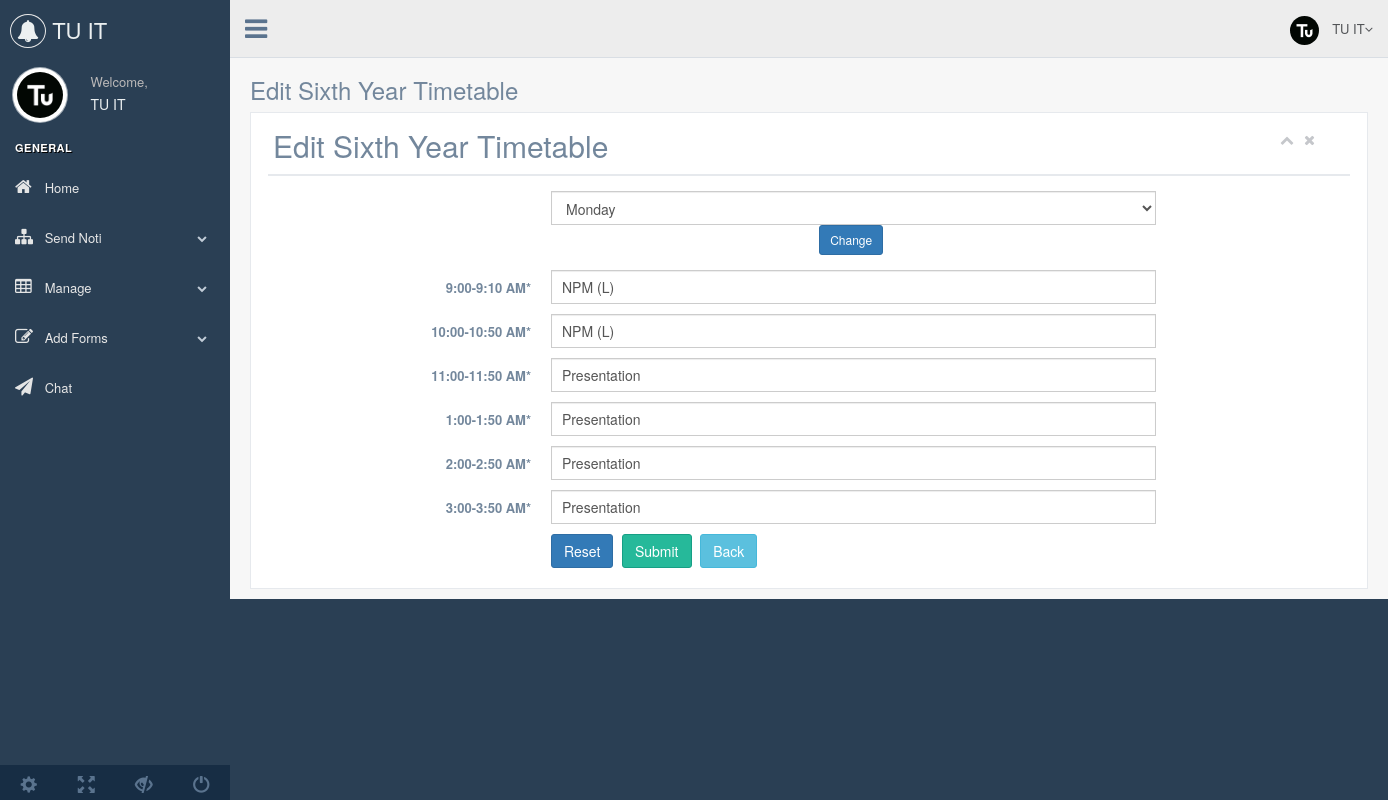
The app's page /admin/editsixthyeartimetable.php (signed in) with its own data.
### tables this page shows
CREATE TABLE `timetable` (
  `timetable_id` int(11) NOT NULL,
  `timetable_year_id` int(11) NOT NULL,
  `timetable_day_id` int(11) NOT NULL,
  `timeone` varchar(255) NOT NULL,
  `timetwo` varchar(255) NOT NULL,
  `timethree` varchar(255) NOT NULL,
  `timefour` varchar(255) NOT NULL,
  `timefive` varchar(255) NOT NULL,
  `timesix` varchar(255) NOT NULL,
  `created_date` datetime NOT NULL,
  `updated_date` datetime NOT NULL
);

### admin/editsixthyeartimetable.php (the view, shortened to what this page needs)
<?php
include('database/connection.php');
include ('includes/header.php');
    if(isset($_POST['change'])) {
      $day = clean($_POST['selectday']);
    $do = $conn->query("SELECT * FROM timetable WHERE timetable_year_id = '6' AND timetable_day_id = '$day'");
    $query = $do->fetch_assoc();
    }else{
    $do = $conn->query("SELECT * FROM timetable WHERE timetable_year_id = '6' AND timetable_day_id = '1'");
    $day = 1;
    $query = $do->fetch_assoc();
    }
?>
  <body class="nav-md">
    <div class="container body">
      <div class="main_container">
          <?php include ('includes/sidebar.php'); ?>
          <?php include('includes/navbar.php'); ?>
           <div class="right_col" role="main">
          <div class="">
            <div class="page-title">
              <div class="title_left">
                <h3>Edit Sixth Year Timetable</h3>
              </div>
            </div>
            <div class="clearfix"></div>
            <div class="row">
              <div class="col-md-12 col-sm-12">
                <div class="x_panel">
                  <div class="x_title">
                    <h2>Edit Sixth Year Timetable</h2>
                    <ul class="nav navbar-right panel_toolbox">
                      <li><a class="collapse-link"><i class="fa fa-chevron-up"></i></a>
                      </li>
                      <li><a class="close-link"><i class="fa fa-close"></i></a>
                      </li>
                    </ul>
                    <div class="clearfix"></div>
                  </div>
                  <div class="x_content">
            <div class="text-center nice">
            <form action="editsixthyeartimetable.php" method="POST">
            <div class="col-md-7 col-xs-12 text-center" style="margin-bottom: 10px;">
                      <select name="selectday" class="form-control col-md-7 col-xs-12">
                          <option value="1" <?php if($day == '1') echo "selected";?>>Monday</option>
                      </select>
                      <button class="btn btn-primary btn-sm" name="change">Change</button>
                </div>
                </form>
              </div>
                  <form class="form-horizontal form-label-left" action="editsixthyeartimetable.php" method="POST">
                  <div class="form-group">
                    <label class="control-label col-md-3" for="timeone">9:00-9:10 AM<span class="required">*</span>
                    </label>
                    <div class="col-md-7">
                      <input type="text" id="timeone" name="timeone" value="<?php echo $query['timeone']?>" class="form-control col-md-7 col-xs-12">
                    </div>
                  </div>
                  <div class="form-group">
                    <label class="control-label col-md-3" for="timetwo">10:00-10:50 AM<span class="required">*</span>
                    </label>
                    <div class="col-md-7">
                      <input type="text" id="timetwo" name="timetwo" value="<?php echo $query['timetwo']?>" class="form-control col-md-7 col-xs-12">
                    </div>
                  </div>
                  <div class="form-group">
                    <label class="control-label col-md-3" for="timethree">11:00-11:50 AM<span class="required">*</span>
                    </label>
                    <div class="col-md-7">
                      <input type="text" id="timethree" name="timethree" value="<?php echo $query['timethree']?>" class="form-control col-md-7 col-xs-12">
                    </div>
                  </div>
                  <div class="form-group">
                    <label class="control-label col-md-3" for="timefour">1:00-1:50 AM<span class="required">*</span>
                    </label>
                    <div class="col-md-7">
                      <input type="text" id="timefour" name="timefour" value="<?php echo $query['timefour']?>" class="form-control col-md-7 col-xs-12">
                    </div>
                  </div>
                  <div class="form-group">
                    <label class="control-label col-md-3" for="timefive">2:00-2:50 AM<span class="required">*</span>
                    </label>
                    <div class="col-md-7">
                      <input type="text" id="timefive" name="timefive" value="<?php echo $query['timefive']?>" class="form-control col-md-7 col-xs-12">
                    </div>
                  </div>
                  <div class="form-group">
                    <label class="control-label col-md-3" for="timesix">3:00-3:50 AM<span class="required">*</span>
                    </label>
                    <div class="col-md-7">
                      <input type="text" id="timesix" name="timesix" value="<?php echo $query['timesix']?>" class="form-control col-md-7 col-xs-12">
                    </div>
                  </div>
                  <div class="form-group">
                        <div class="col-md-9 col-sm-9 col-xs-12 col-md-offset-3">
                          <button type="reset" class="btn btn-primary">Reset</button>
                          <button type="submit" class="btn btn-success" name="add">Submit</button>
                          <a href="sixthyeartimetable.php" class="btn btn-info" name="back">Back</a>
                        </div>
                      </div>
                </form>
                  </div>
                </div>
              </div>
            </div>
          </div>
        </div>
      </div>
    </div>
  </body>
    <?php include('includes/footer.php'); ?>

### admin/includes/sidebar.php (shortened to what this page needs)
 <?php
   $pp = $conn->query("SELECT * FROM admin WHERE admin_id = '".$_SESSION['admin_id']."'");
   $ppp = $pp->fetch_assoc();
?>
  <div class="col-md-3 left_col">
          <div class="left_col scroll-view">
            <div class="navbar nav_title" style="border: 0;">
              <a href="index.php" class="site_title"><i class="fa fa-bell"></i> <span><?php echo $ppp['admin_name']?></span></a>
            </div>
            <div class="profile clearfix">
              <div class="profile_pic">
                <img src="adminprofiles/<?php echo $ppp['admin_photo']?>" alt="..." class="img-circle profile_img">
              </div>
              <div class="profile_info">
                <span>Welcome,</span>
                <h2><?php echo $ppp['admin_name']?></h2>
              </div>
            </div>
            <br />
            <div id="sidebar-menu" class="main_menu_side hidden-print main_menu">
              <div class="menu_section">
                <h3>General</h3>
                <ul class="nav side-menu">
                  <li><a href="index.php"><i class="fa fa-home"></i> Home </a>
                  </li>
                  <li><a><i class="fa fa-sitemap"></i> Send Noti <span class="fa fa-chevron-down"></span></a>
                  </li>
                  <li><a><i class="fa fa-table"></i> Manage <span class="fa fa-chevron-down"></span></a>
                  </li>
                  <li><a><i class="fa fa-edit"></i> Add Forms <span class="fa fa-chevron-down"></span></a>
                  </li>
                  <li><a href="chat.php"><i class="fa fa-paper-plane"></i> Chat </a>
                  </li>
                </ul>
              </div>
            </div>
            <div class="sidebar-footer hidden-small">
              <a data-toggle="tooltip" data-placement="top" title="Settings">
                <span class="glyphicon glyphicon-cog" aria-hidden="true"></span>
              </a>
              <a data-toggle="tooltip" data-placement="top" title="FullScreen">
                <span class="glyphicon glyphicon-fullscreen" aria-hidden="true"></span>
              </a>
              <a data-toggle="tooltip" data-placement="top" title="Lock">
                <span class="glyphicon glyphicon-eye-close" aria-hidden="true"></span>
              </a>
              <a data-toggle="tooltip" data-placement="top" title="Logout" href="login.html">
                <span class="glyphicon glyphicon-off" aria-hidden="true"></span>
              </a>
            </div>
          </div>
        </div>

### admin/includes/navbar.php (shortened to what this page needs)
<?php
   $pp = $conn->query("SELECT * FROM admin WHERE admin_id = '".$_SESSION['admin_id']."'");
   $ppp = $pp->fetch_assoc();
?>
<div class="top_nav">
          <div class="nav_menu">
            <nav>
              <div class="nav toggle">
                <a id="menu_toggle"><i class="fa fa-bars"></i></a>
              </div>
              <ul class="nav navbar-nav navbar-right">
                <li class="">
                  <a href="javascript:;" class="user-profile dropdown-toggle" data-toggle="dropdown" aria-expanded="false">
                    <img src="adminprofiles/<?php echo $ppp['admin_photo']?>" alt="">
                    <?php echo $ppp['admin_name']?><span class=" fa fa-angle-down"></span>
                  </a>
                </li>
              </ul>
            </nav>
          </div>
        </div>

### admin/editsixthyeartimetable.php (style rules this page uses)
@media (min-width: 576px) { .nice { position: relative; left: 25%; } }

### records on screen
timetable: timeone "NPM (L)", timetwo "NPM (L)", timethree "Presentation", timefour "Presentation", timefive "Presentation", timesix "Presentation"

### other values on screen
$ppp['admin_name'] "TU IT"
